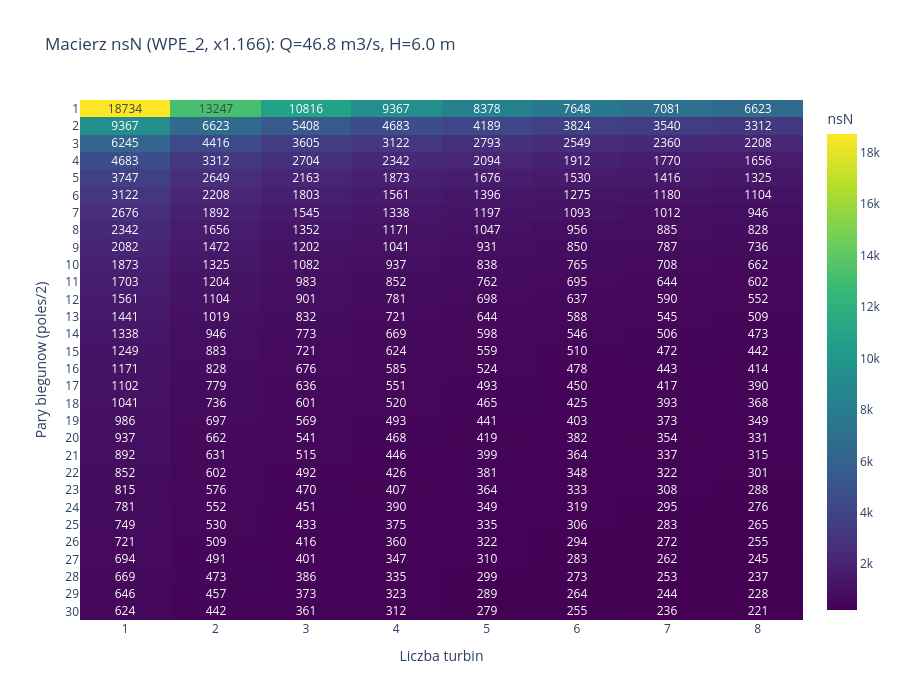

Notebook code cell kept with this figure:
### Markdown cell above
**Prompt do LLM:**
> *"Dla naszego punktu projektowego (Q_design=46.8 m3/s, H_design=6m, P_total liczone
> z rho*g*Q*H*eta_peak) zbuduj macierz nsN o wymiarach par_biegunow (1-30) x liczba_turbin (1-8).
> Uzyj formy WPE_2: nsN = (60*f/par_biegunow) * sqrt(P_per_turbine_kW) / H^(5/4) * 1.166.
> Narysuj heatmape z adnotacjami liczbowymi. Os Y odwrocona (wiecej par biegunow ku dolowi)."*

**Uzyte funkcje:** `numpy` (sqrt, arange), `plotly.graph_objects.Heatmap`.

### Code cell
# Punkt projektowy (z Krok 3)
H_design = 6.0      # spad projektowy [m]
Q_total = 46.8      # calkowity przeplyw projektowy [m3/s]
f_grid = 50         # czestotliwosc sieci [Hz]
eta_peak = TURBINE_CATALOG['kaplan'].eta_peak
rho, g = 998, 9.81

pole_pairs = np.arange(1, 31)              # 1..30 par biegunow
n_turbines_range = np.arange(1, 9)         # 1..8 turbin

# Macierz: wiersze = pary biegunow, kolumny = liczba turbin
P_per = rho * g * (Q_total / n_turbines_range) * H_design * eta_peak / 1000  # kW na turbine
n_sync = 60 * f_grid / pole_pairs                                            # rpm

# nsN macierzowo: (pole_pairs x n_turbines)
nsN_matrix = (n_sync[:, None] * np.sqrt(P_per[None, :]) / H_design**(5/4) * 1.166)

# Wykres heatmapy z adnotacjami
fig = go.Figure(go.Heatmap(
    z=nsN_matrix, x=n_turbines_range, y=pole_pairs,
    text=np.round(nsN_matrix).astype(int), texttemplate='%{text}',
    colorscale='Viridis',
    colorbar=dict(title='nsN'),
    hovertemplate='par biegunow: %{y}<br>turbin: %{x}<br>nsN = %{z:.0f}<extra></extra>',
))
fig.update_layout(
    title=f'Macierz nsN (WPE_2, x1.166): Q={Q_total} m3/s, H={H_design} m',
    xaxis_title='Liczba turbin', yaxis_title='Pary biegunow (poles/2)',
    yaxis=dict(autorange='reversed', dtick=1),
    xaxis=dict(dtick=1),
    height=700,
)
fig.show()

print(f'Zakres nsN: {nsN_matrix.min():.0f} (max par biegunow, max turbin) ... '
      f'{nsN_matrix.max():.0f} (min par biegunow, 1 turbina)')

### Figure 1 — Plotly figure (JSON) as saved in the notebook; plotly's stock layout.template omitted (floating-point values rounded to 4 significant figures; data arrays with more than 128 entries replaced by an {"elided": "..."} marker saying what was removed)
{"data": [{"colorbar": {"title": {"text": "nsN"}}, "colorscale": [[0, "#440154"], [0.1111, "#482878"], [0.2222, "#3e4989"], [0.3333, "#31688e"], [0.4444, "#26828e"], [0.5556, "#1f9e89"], [0.6667, "#35b779"], [0.7778, "#6ece58"], [0.8889, "#b5de2b"], [1, "#fde725"]], "hovertemplate": "par biegunow: %{y}<br>turbin: %{x}<br>nsN = %{z:.0f}<extra></extra>", "text": {"elided": "30x8 int values"}, "texttemplate": "%{text}", "type": "heatmap", "x": [1, 2, 3, 4, 5, 6, 7, 8], "y": [1, 2, 3, 4, 5, 6, 7, 8, 9, 10, 11, 12, 13, 14, 15, 16, 17, 18, 19, 20, 21, 22, 23, 24, 25, 26, 27, 28, 29, 30], "z": {"elided": "30x8 float values"}}], "layout": {"height": 700, "title": {"text": "Macierz nsN (WPE_2, x1.166): Q=46.8 m3/s, H=6.0 m"}, "xaxis": {"dtick": 1, "title": {"text": "Liczba turbin"}}, "yaxis": {"autorange": "reversed", "dtick": 1, "title": {"text": "Pary biegunow (poles/2)"}}}}
